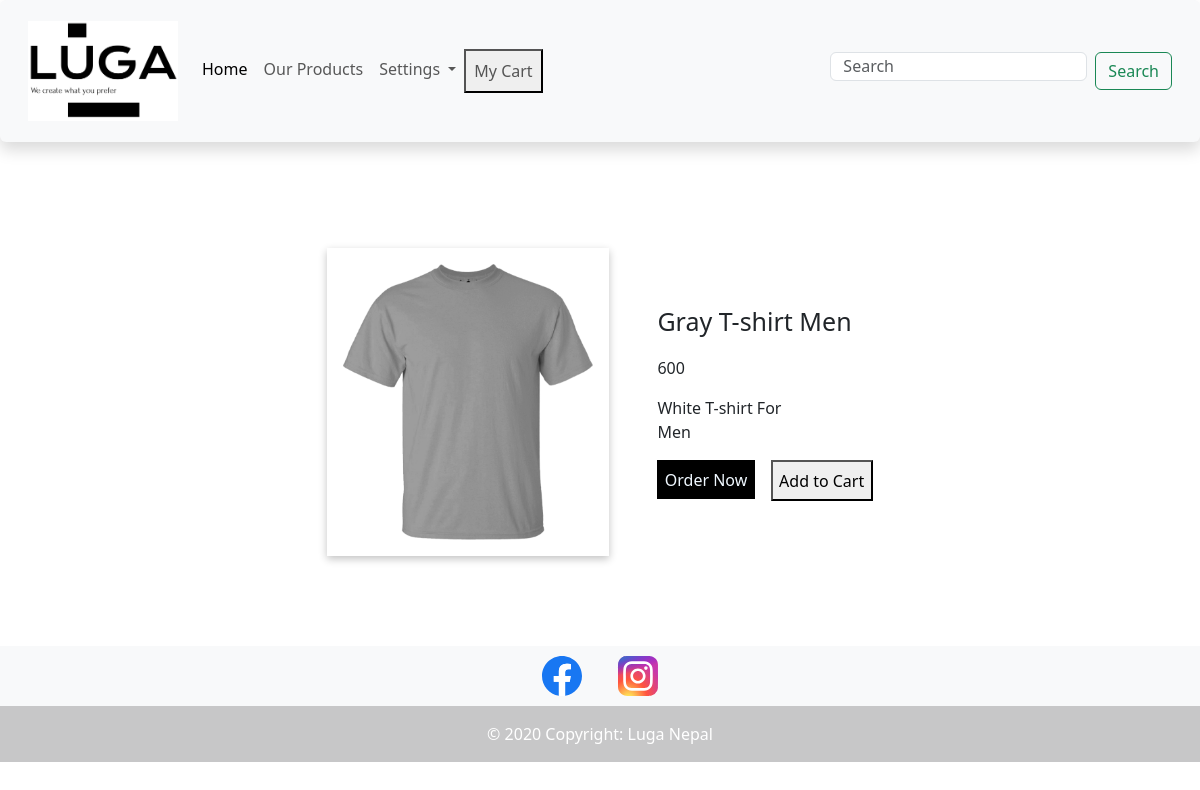
The app's page /product.php?id=3 with its own data.
### tables this page shows
CREATE TABLE `products` (
  `p_id` int(11) NOT NULL,
  `p_name` varchar(20) NOT NULL,
  `p_price` float NOT NULL,
  `p_details` varchar(100) NOT NULL,
  `p_image` varbinary(50) NOT NULL
);

### product.php (the view, shortened to what this page needs)
<?php
include "dbconnect.php";
?>
<?php
if(isset($_GET['id'])){
  $p_id = $_GET['id'];
  $sql = "SELECT * FROM products WHERE p_id = $p_id";
  $result = $conn->query($sql);
  if($result->num_rows > 0){
    $product = $result-> fetch_assoc();
    array_push($_SESSION['cart'], $product);
  }
  else{
    echo "Product not found";
  }
}
?>
<!doctype html>
<html lang="en">
  <head>
    <link rel="stylesheet" href="style.css">
    <link href="https://cdn.jsdelivr.net/npm/bootstrap@5.3.0-alpha3/dist/css/bootstrap.min.css" rel="stylesheet">
  </head>
  <body>
    <nav class="navbar navbar-expand-lg bg-body-tertiary sticky-top shadow p-3 mb-5 bg-white rounded">
        <div class="container-fluid">
          <a class="navbar-brand" href="index.html"><img src="svg/png/logo-black.png" alt=""></a>
          <div class="collapse navbar-collapse" id="navbarSupportedContent">
            <ul class="navbar-nav me-auto mb-2 mb-lg-0">
              <li class="nav-item">
                <a class="nav-link active" aria-current="page" href="index.php">Home</a>
              </li>
              <li class="nav-item">
                <a class="nav-link" href="index.php">Our Products</a>
              </li>
              <li class="nav-item dropdown">
                <a class="nav-link dropdown-toggle" href="#" role="button" data-bs-toggle="dropdown" aria-expanded="false">
                  Settings
                </a>
              </li>
              <li class="nav-item">
                <button><a class="nav-link" href="cart.php">My Cart</a></button>
              </li>
            </ul>
            <form class="d-flex" role="search">
              <input class="form-control me-2" type="search" placeholder="Search" aria-label="Search">
              <button class="btn btn-outline-success" type="submit">Search</button>
            </form>
          </div>
        </div>
      </nav>
      <div class="fa-container">
        <div class="img-section">
            <img src="uploads/<?php echo $product['p_image'];?>" alt="">
        </div>
        <div class="details">
            <div class="name">
                <p><?php echo $product['p_name'];?></p>
            </div>
            <div class="price">
                <p><?php echo $product['p_price'];?></p>
            </div>
            <div class="fa-details">
                <p><?php echo $product['p_details']?></p>
            </div>
            <div class="order-btns">
                <div class="btn1">
                    <button>Order Now</button>
                </div>
                <div class="btn2">
                    <button>Add to Cart</button>
                </div>
            </div>
        </div>
      </div>
      <footer class="bg-light text-center text-white">
        <div class="social-media">
          <div class="facebook">
            <img src="./svg/Facebook-f_Logo-Blue-Logo.wine.svg" alt="">
          </div>
          <div class="instagram">
            <img src="./svg/Instagram-Logo.wine.svg" alt="">
          </div>
        </div>
        <div class="text-center p-3" style="background-color: rgba(0, 0, 0, 0.2);">
          © 2020 Copyright: Luga Nepal
        </div>
      </footer>
  </body>
</html>

### style.css (style rules this page uses)
* { margin: 0; padding: 0; box-sizing: border-box; }
input { width: 20rem; height: 1.8rem; border-radius: 0.3rem; border: 2px solid #dedede; }
.navbar-brand img { width: 150px; height: 100px; }
.social-media { display: flex; justify-content: center; align-items: center; gap: 1rem; }
.social-media img { width: 60px; height: 60px; }
footer { margin-top: 2rem; }
.img-section img { width: 250px; }
.img-section { padding: 1rem; box-shadow: rgba(0, 0, 0, 0.24) 0px 3px 8px; }
.fa-container { display: flex; justify-content: center; align-items: center; gap: 3rem; height: 53vh; }
.fa-details p { width: 70%; }
.name p { font-size: 25px; font-weight: 500; }
.order-btns { display: flex; gap: 1rem; }
.btn1 button { padding: 0.4rem; border: 1px solid #000; background-color: #000; color: aliceblue; }
.btn2 button { padding: 0.4rem; }

### records on screen
products: p_image (picture), p_name "Gray T-shirt Men", p_price "600", p_details "White T-shirt For Men"
